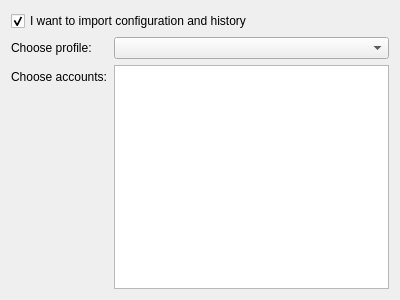
<?xml version="1.0" encoding="UTF-8"?>
<ui version="4.0">
 <class>MigrationStartPage</class>
 <widget class="QWizardPage" name="MigrationStartPage">
  <property name="geometry">
   <rect>
    <x>0</x>
    <y>0</y>
    <width>400</width>
    <height>300</height>
   </rect>
  </property>
  <property name="windowTitle">
   <string>WizardPage</string>
  </property>
  <layout class="QFormLayout" name="formLayout">
   <item row="0" column="0" colspan="2">
    <widget class="QCheckBox" name="importBox">
     <property name="text">
      <string>I want to import configuration and history</string>
     </property>
     <property name="checked">
      <bool>true</bool>
     </property>
    </widget>
   </item>
   <item row="1" column="0">
    <widget class="QLabel" name="label">
     <property name="text">
      <string>Choose profile:</string>
     </property>
    </widget>
   </item>
   <item row="1" column="1">
    <widget class="QComboBox" name="profileBox">
     <property name="sizePolicy">
      <sizepolicy hsizetype="Expanding" vsizetype="Fixed">
       <horstretch>0</horstretch>
       <verstretch>0</verstretch>
      </sizepolicy>
     </property>
    </widget>
   </item>
   <item row="2" column="0">
    <widget class="QLabel" name="label_2">
     <property name="text">
      <string>Choose accounts:</string>
     </property>
    </widget>
   </item>
   <item row="2" column="1">
    <widget class="QListWidget" name="accountsList"/>
   </item>
  </layout>
 </widget>
 <resources/>
 <connections>
  <connection>
   <sender>importBox</sender>
   <signal>toggled(bool)</signal>
   <receiver>profileBox</receiver>
   <slot>setEnabled(bool)</slot>
   <hints>
    <hint type="sourcelabel">
     <x>170</x>
     <y>21</y>
    </hint>
    <hint type="destinationlabel">
     <x>250</x>
     <y>51</y>
    </hint>
   </hints>
  </connection>
  <connection>
   <sender>importBox</sender>
   <signal>toggled(bool)</signal>
   <receiver>accountsList</receiver>
   <slot>setEnabled(bool)</slot>
   <hints>
    <hint type="sourcelabel">
     <x>170</x>
     <y>21</y>
    </hint>
    <hint type="destinationlabel">
     <x>257</x>
     <y>165</y>
    </hint>
   </hints>
  </connection>
 </connections>
</ui>
